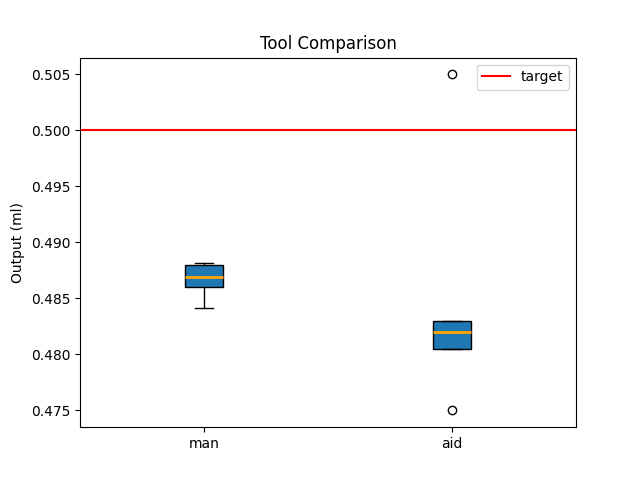

Recreate this plot in Python.
import matplotlib.pyplot as plt
import pandas 

data = pandas.read_csv("pipette-lab/tool.csv", header=None)

data = data.transpose()

labels = ['man', 'aid']



plt.boxplot(data, patch_artist=True, tick_labels=labels, medianprops=dict(color="orange", linewidth=2))
plt.plot([.5,2.5],[.5,.5], label = "target", color="red")
plt.legend()
plt.title("Tool Comparison")
plt.ylabel("Output (ml)")
plt.show()
